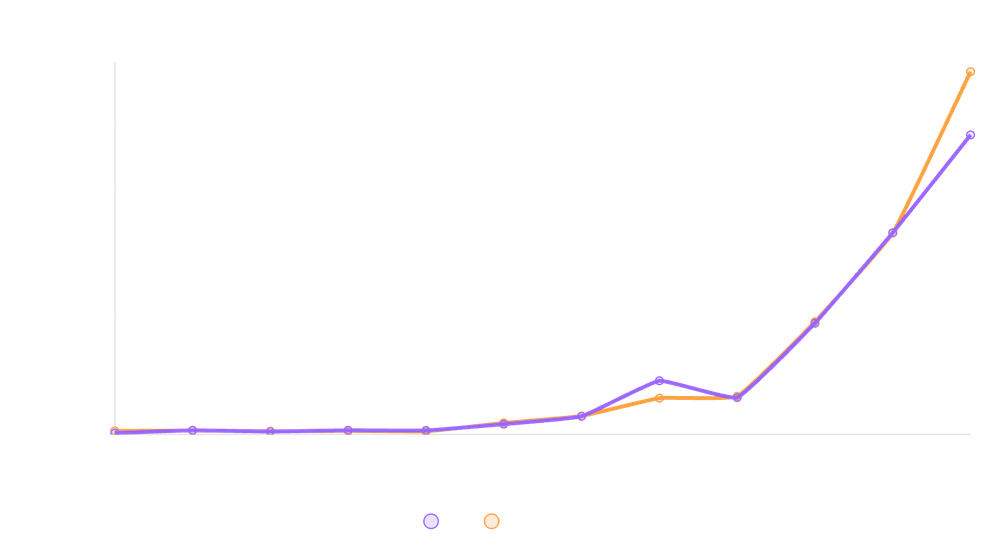
#> input picture PerformanceTesting/CompareV2ToHashSet/add.png, 1000 x 543 px, shrunk from 1564 x 850 before the run
$ python chart.py
#> lines starting #> are read from the running program, lines starting #| are printed output that depends on the picture
from PIL import Image

# List of chart image files
chart_files = ["add.png", "addAll.png", "clear.png", "contains.png", "containsAll.png",
               "isEmpty.png", "remove.png", "removeAll.png", "retainAll.png", "size.png",
               "toArray.png", "toString.png"]

# Load images
images = [Image.open(file) for file in chart_files]
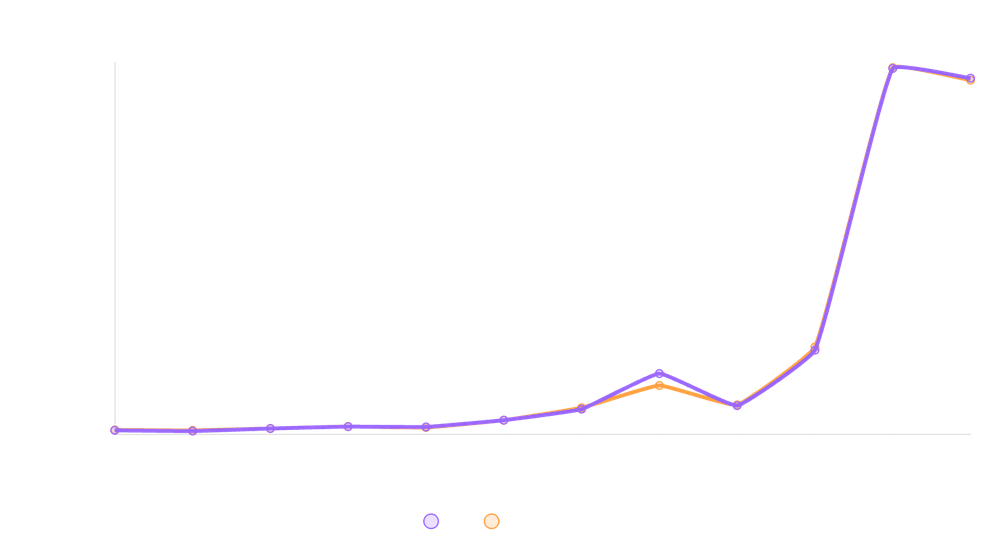
#> input picture PerformanceTesting/CompareV2ToHashSet/addAll.png, 1000 x 543 px, shrunk from 1564 x 850 before the run
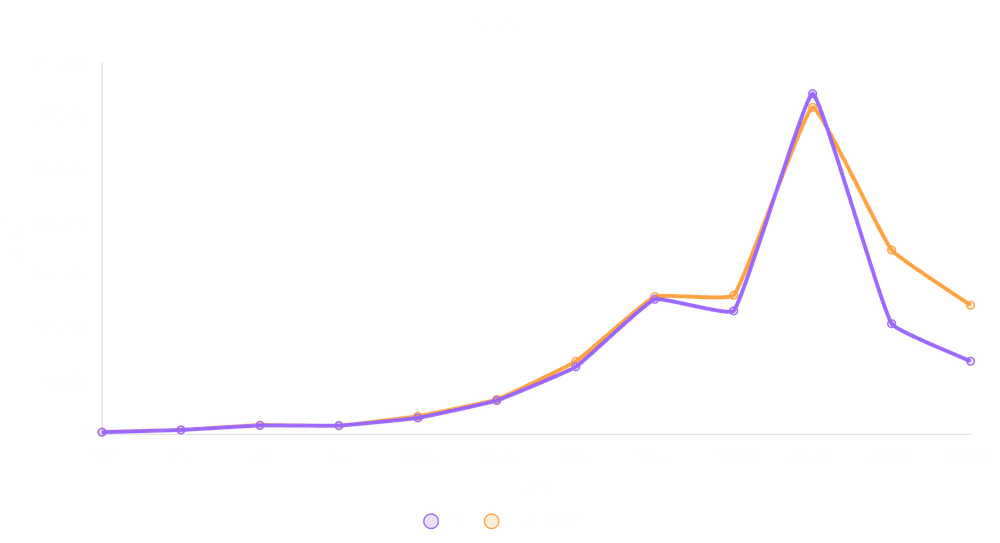
#> input picture PerformanceTesting/CompareV2ToHashSet/clear.png, 1000 x 543 px, shrunk from 1564 x 850 before the run
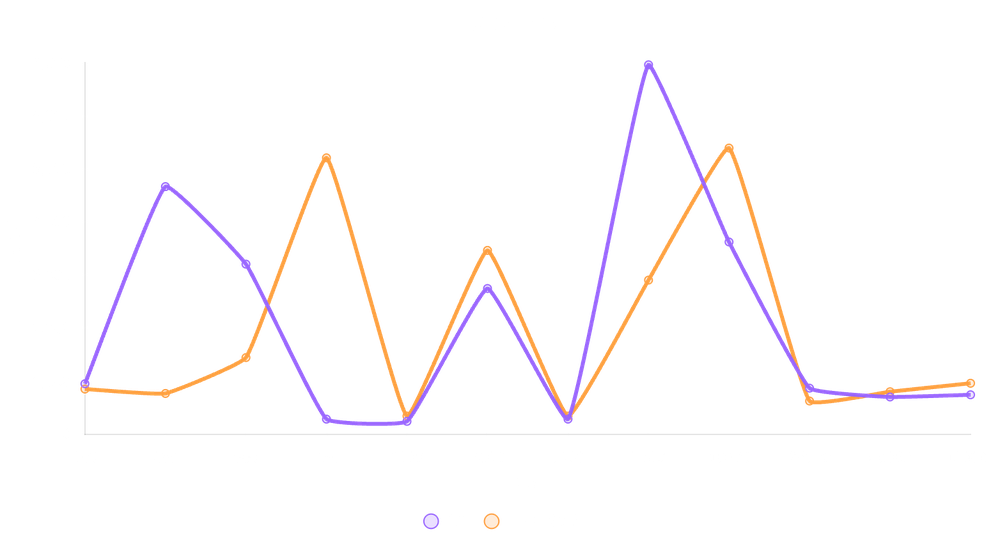
#> input picture PerformanceTesting/CompareV2ToHashSet/contains.png, 1000 x 543 px, shrunk from 1564 x 850 before the run
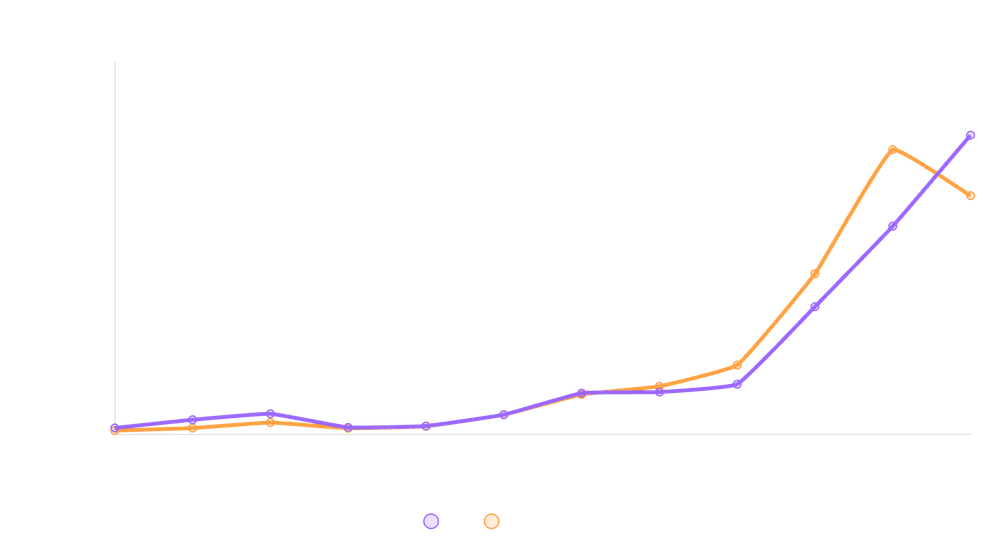
#> input picture PerformanceTesting/CompareV2ToHashSet/containsAll.png, 1000 x 543 px, shrunk from 1564 x 850 before the run
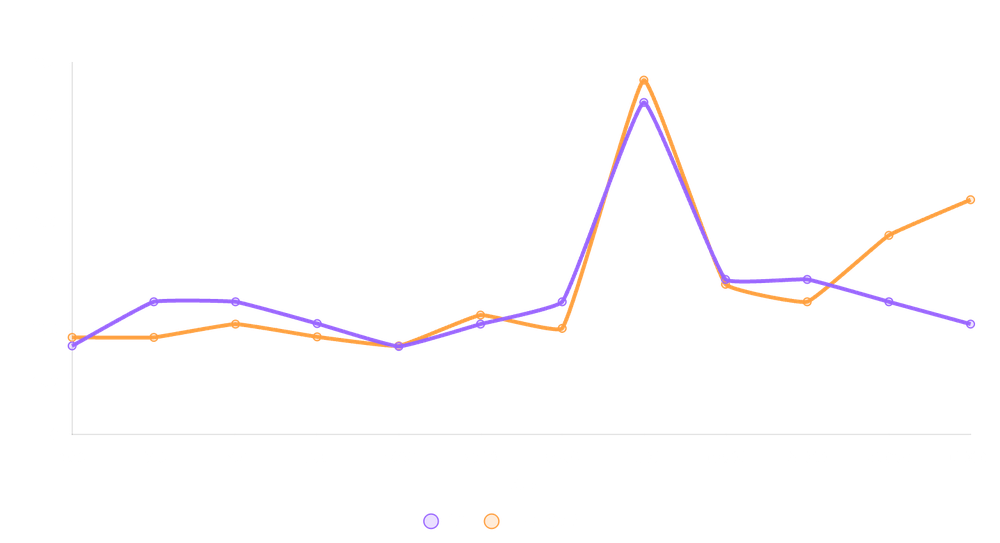
#> input picture PerformanceTesting/CompareV2ToHashSet/isEmpty.png, 1000 x 543 px, shrunk from 1564 x 850 before the run
#> (the run stopped early here; a loop or call above may not have finished)
